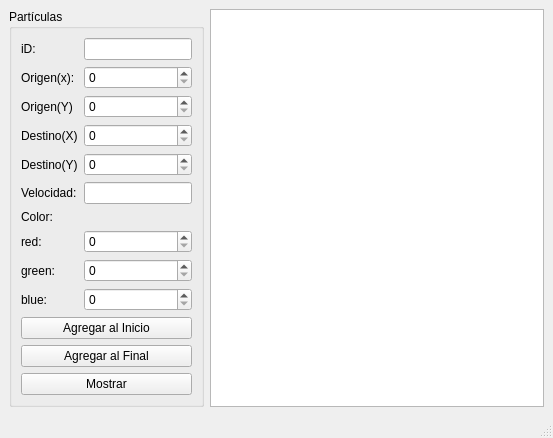
<?xml version="1.0" encoding="UTF-8"?>
<ui version="4.0">
 <class>MainWindow</class>
 <widget class="QMainWindow" name="MainWindow">
  <property name="geometry">
   <rect>
    <x>0</x>
    <y>0</y>
    <width>553</width>
    <height>427</height>
   </rect>
  </property>
  <property name="windowTitle">
   <string>Algoritmia</string>
  </property>
  <widget class="QWidget" name="centralwidget">
   <layout class="QFormLayout" name="formLayout">
    <item row="0" column="0">
     <widget class="QGroupBox" name="groupBox_Particulas">
      <property name="title">
       <string>Partículas</string>
      </property>
      <layout class="QGridLayout" name="gridLayout">
       <item row="0" column="1">
        <widget class="QLineEdit" name="lineEdit_id"/>
       </item>
       <item row="4" column="1">
        <widget class="QSpinBox" name="spinBox_destinoY">
         <property name="maximum">
          <number>500</number>
         </property>
        </widget>
       </item>
       <item row="1" column="0">
        <widget class="QLabel" name="label_origenX">
         <property name="text">
          <string>Origen(x):</string>
         </property>
        </widget>
       </item>
       <item row="4" column="0">
        <widget class="QLabel" name="label_destinoY">
         <property name="text">
          <string>Destino(Y)</string>
         </property>
        </widget>
       </item>
       <item row="8" column="0">
        <widget class="QLabel" name="label_green">
         <property name="text">
          <string>green:</string>
         </property>
        </widget>
       </item>
       <item row="1" column="1">
        <widget class="QSpinBox" name="spinBox_origenX">
         <property name="maximum">
          <number>500</number>
         </property>
        </widget>
       </item>
       <item row="10" column="0" colspan="2">
        <widget class="QPushButton" name="pushButton_AgregarInicio">
         <property name="text">
          <string>Agregar al Inicio</string>
         </property>
        </widget>
       </item>
       <item row="8" column="1">
        <widget class="QSpinBox" name="spinBox_green">
         <property name="maximum">
          <number>255</number>
         </property>
        </widget>
       </item>
       <item row="2" column="0">
        <widget class="QLabel" name="label_origenY">
         <property name="text">
          <string>Origen(Y)</string>
         </property>
        </widget>
       </item>
       <item row="3" column="1">
        <widget class="QSpinBox" name="spinBox_destinoX">
         <property name="maximum">
          <number>500</number>
         </property>
        </widget>
       </item>
       <item row="7" column="1">
        <widget class="QSpinBox" name="spinBox_red">
         <property name="maximum">
          <number>255</number>
         </property>
        </widget>
       </item>
       <item row="5" column="1">
        <widget class="QLineEdit" name="lineEdit_velocidad"/>
       </item>
       <item row="5" column="0">
        <widget class="QLabel" name="label_velocidad">
         <property name="text">
          <string>Velocidad:</string>
         </property>
        </widget>
       </item>
       <item row="9" column="1">
        <widget class="QSpinBox" name="spinBox_blue">
         <property name="maximum">
          <number>255</number>
         </property>
         <property name="stepType">
          <enum>QAbstractSpinBox::AdaptiveDecimalStepType</enum>
         </property>
        </widget>
       </item>
       <item row="9" column="0">
        <widget class="QLabel" name="label_blue">
         <property name="text">
          <string>blue:</string>
         </property>
        </widget>
       </item>
       <item row="0" column="0">
        <widget class="QLabel" name="label_id">
         <property name="text">
          <string>iD:</string>
         </property>
        </widget>
       </item>
       <item row="3" column="0">
        <widget class="QLabel" name="label_destinoX">
         <property name="text">
          <string>Destino(X)</string>
         </property>
        </widget>
       </item>
       <item row="7" column="0">
        <widget class="QLabel" name="label_red">
         <property name="text">
          <string>red:</string>
         </property>
        </widget>
       </item>
       <item row="2" column="1">
        <widget class="QSpinBox" name="spinBox_origenY">
         <property name="maximum">
          <number>500</number>
         </property>
        </widget>
       </item>
       <item row="6" column="0">
        <widget class="QLabel" name="label_color">
         <property name="text">
          <string>Color:</string>
         </property>
        </widget>
       </item>
       <item row="11" column="0" colspan="2">
        <widget class="QPushButton" name="pushButton_AgregarFinal">
         <property name="text">
          <string>Agregar al Final</string>
         </property>
        </widget>
       </item>
       <item row="12" column="0" colspan="2">
        <widget class="QPushButton" name="pushButton_Mostrar">
         <property name="text">
          <string>Mostrar</string>
         </property>
        </widget>
       </item>
      </layout>
     </widget>
    </item>
    <item row="0" column="1">
     <widget class="QPlainTextEdit" name="plainTextEdit"/>
    </item>
   </layout>
  </widget>
  <widget class="QStatusBar" name="statusbar"/>
  <widget class="QMenuBar" name="menuBar">
   <property name="geometry">
    <rect>
     <x>0</x>
     <y>0</y>
     <width>553</width>
     <height>21</height>
    </rect>
   </property>
  </widget>
 </widget>
 <resources/>
 <connections/>
</ui>
